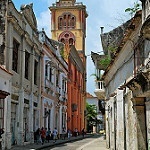
#> input picture noisy_data/poisson/10019.jpg, 150 x 150 px; its folder holds 4 pictures in this run
$ python gaussian_filter.py
#> lines starting #> are read from the running program, lines starting #| are printed output that depends on the picture
import cv2
import os
from tqdm import tqdm


def gaussian_denoise(input_dir, output_dir, kernel_size=(5, 5)):
#> called with input_dir = '../noisy_data/poisson', output_dir = '../results/gaussian/poisson', kernel_size = (5, 5)
    os.makedirs(output_dir, exist_ok=True)

    for filename in tqdm(os.listdir(input_dir)):
        path = os.path.join(input_dir, filename)

        image = cv2.imread(path)
#> image is the input picture: shape (150, 150, 3); mean B, G, R 102, 109.2, 111.5

        if image is None:
            continue

        denoised = cv2.GaussianBlur(image, kernel_size, 0)
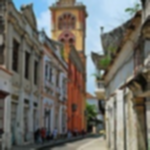
#> denoised: shape (150, 150, 3); mean B, G, R 102, 109.2, 111.5

        save_path = os.path.join(output_dir, filename)
        cv2.imwrite(save_path, denoised)
#> pass 2 of the loop in gaussian_denoise, `for filename in tqdm(os.listdir(input_dir)):`:
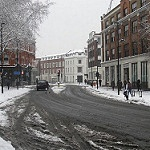
#> input picture noisy_data/poisson/10255.jpg, 150 x 150 px
#> in gaussian_denoise, image is the input picture: shape (150, 150, 3); mean B, G, R 120.5, 121.9, 123.8
#> in gaussian_denoise, `denoised = cv2.GaussianBlur(image, kernel_size, 0)`:
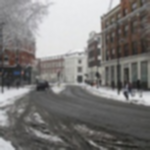
#> denoised: shape (150, 150, 3); mean B, G, R 120.4, 121.9, 123.7
#> pass 3 of the loop in gaussian_denoise, `for filename in tqdm(os.listdir(input_dir)):`:
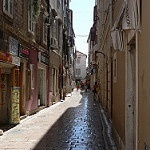
#> input picture noisy_data/poisson/10951.jpg, 150 x 150 px
#> in gaussian_denoise, image is the input picture: shape (150, 150, 3); mean B, G, R 79.7, 87.6, 97.5
#> in gaussian_denoise, `denoised = cv2.GaussianBlur(image, kernel_size, 0)`:
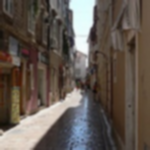
#> denoised: shape (150, 150, 3); mean B, G, R 79.7, 87.6, 97.5
#> the loop made 4 passes; the first 3 are shown


if __name__ == '__main__':
    gaussian_denoise(
        '../noisy_data/poisson',
        '../results/gaussian/poisson'
    )
    gaussian_denoise(
        '../noisy_data/jpeg',
        '../results/gaussian/jpeg'
    )
#> (the run stopped early here; a loop or call above may not have finished)
